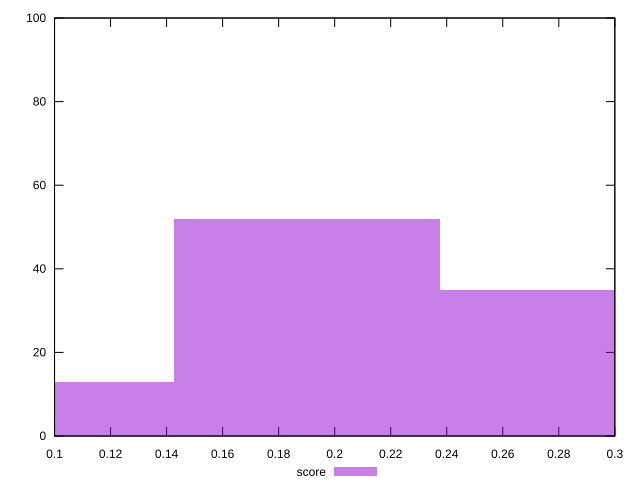

Source code (gnuplot):
reset

$score <<EOF
0.0950755597141757 13
0.2852266791425271 35
0.1901511194283514 52
EOF

set key outside below
set boxwidth 0.0950755597141757
set xrange [0.1:0.3]
set yrange [0:100]
set trange [0:100]
set style fill transparent solid 0.5 noborder
set terminal svg size 640, 490 enhanced background rgb 'white'
set output "report/report_00029_2021-02-24T13-36-40.390Z/first-meaningful-paint/samples/astro/score/histogram.svg"

plot $score title "score" with boxes

reset
